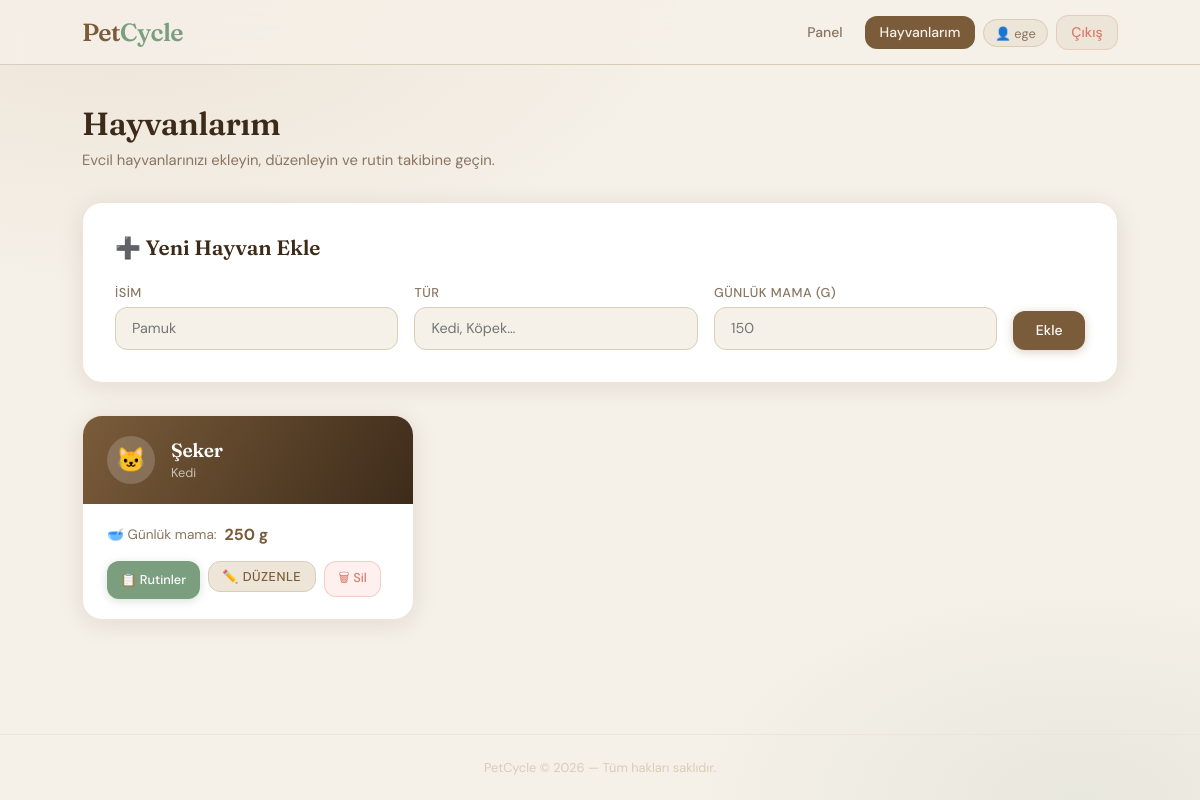
The page /pets (signed in) on the database its author committed.
### tables this page shows
CREATE TABLE pets (
            id INTEGER PRIMARY KEY AUTOINCREMENT,
            user_id INTEGER NOT NULL,
            name TEXT NOT NULL,
            species TEXT NOT NULL,
            daily_food_gram INTEGER NOT NULL,
            FOREIGN KEY (user_id) REFERENCES users (id)
        );

### app.py (the view, shortened to what this page needs)
@app.route('/pets', methods=['GET', 'POST'])
@login_required
def pets():
    user_id = session['user_id']
    if request.method == 'GET':
        conn = get_db_connection()
        rows = conn.execute('SELECT * FROM pets WHERE user_id = ?', (user_id,)).fetchall()
        conn.close()
        return render_template('pets.html', pets=rows)

### app.py (called while the page is built)
def get_db_connection():
    conn = sqlite3.connect(DATABASE)
    conn.row_factory = sqlite3.Row
    return conn

@app.context_processor
def inject_now():
    return {'now': datetime.now()}

def login_required(f):
    @wraps(f)
    def decorated_function(*args, **kwargs):
        if 'user_id' not in session:
            flash('Lütfen önce giriş yapın.', 'warning')
            return redirect(url_for('login'))
        return f(*args, **kwargs)
    return decorated_function

### templates/pets.html (shortened to what this page needs)
{% extends "base.html" %}
{% block content %}
<div class="page-heading">
    <h1>Hayvanlarım</h1>
    <p>Evcil hayvanlarınızı ekleyin, düzenleyin ve rutin takibine geçin.</p>
</div>
<div class="add-section">
    <h2>➕ Yeni Hayvan Ekle</h2>
    <form method="POST" action="{{ url_for('pets') }}">
        <div class="form-row">
            <div class="form-group" style="margin-bottom:0">
                <label for="name">İsim</label>
                <input type="text" id="name" name="name" placeholder="Pamuk" required>
            </div>
            <div class="form-group" style="margin-bottom:0">
                <label for="species">Tür</label>
                <input type="text" id="species" name="species" placeholder="Kedi, Köpek…" required>
            </div>
            <div class="form-group" style="margin-bottom:0">
                <label for="daily_food_gram">Günlük Mama (g)</label>
                <input type="number" id="daily_food_gram" name="daily_food_gram" placeholder="150" min="1" required>
            </div>
            <div>
                <button type="submit" class="btn btn-primary">Ekle</button>
            </div>
        </div>
    </form>
</div>
{% if pets %}
<div class="pets-grid">
    {% for pet in pets %}
    {% set species_lower = pet.species | lower %}
    {% if 'kedi' in species_lower %}
        {% set icon = '🐱' %}
    {% elif 'köpek' in species_lower or 'kopek' in species_lower %}
        {% set icon = '🐶' %}
    {% elif 'kuş' in species_lower or 'kus' in species_lower %}
        {% set icon = '🐦' %}
    {% elif 'balık' in species_lower or 'balik' in species_lower %}
        {% set icon = '🐟' %}
    {% elif 'tavşan' in species_lower or 'tavsan' in species_lower %}
        {% set icon = '🐰' %}
    {% else %}
        {% set icon = '🐾' %}
    {% endif %}
    <div class="pet-card">
        <div class="pet-card-header">
            <div class="pet-avatar">{{ icon }}</div>
            <div>
                <h3>{{ pet.name }}</h3>
                <div class="pet-species">{{ pet.species }}</div>
            </div>
        </div>
        <div class="pet-card-body">
            <div class="pet-meta">
                🥣 Günlük mama: <strong>{{ pet.daily_food_gram }} g</strong>
            </div>
            <div class="pet-card-actions">
                <a href="{{ url_for('get_routines', pet_id=pet.id) }}" class="btn btn-sage btn-sm">
                    📋 Rutinler
                </a>
                <label for="edit-toggle-{{ pet.id }}" class="btn btn-ghost btn-sm toggle-edit-label">
                    ✏️ Düzenle
                </label>
                <form method="POST" action="{{ url_for('delete_pet', pet_id=pet.id) }}"
                      onsubmit="return confirm('{{ pet.name }} silinecek, emin misiniz?')">
                    <button type="submit" class="btn btn-danger btn-sm">🗑 Sil</button>
                </form>
            </div>
        </div>
    </div>
    {% endfor %}
</div>
{% else %}
<div class="empty-state card">
    <div class="empty-icon">🐾</div>
    <p>Henüz kayıtlı hayvanınız yok. Yukarıdan ekleyin!</p>
</div>
{% endif %}
{% endblock %}

### rows shown on the page
pets: icon "🐱", name "Şeker", species "Kedi", daily_food_gram "250"

### other values the page prints
{{ session.username }} "ege"
